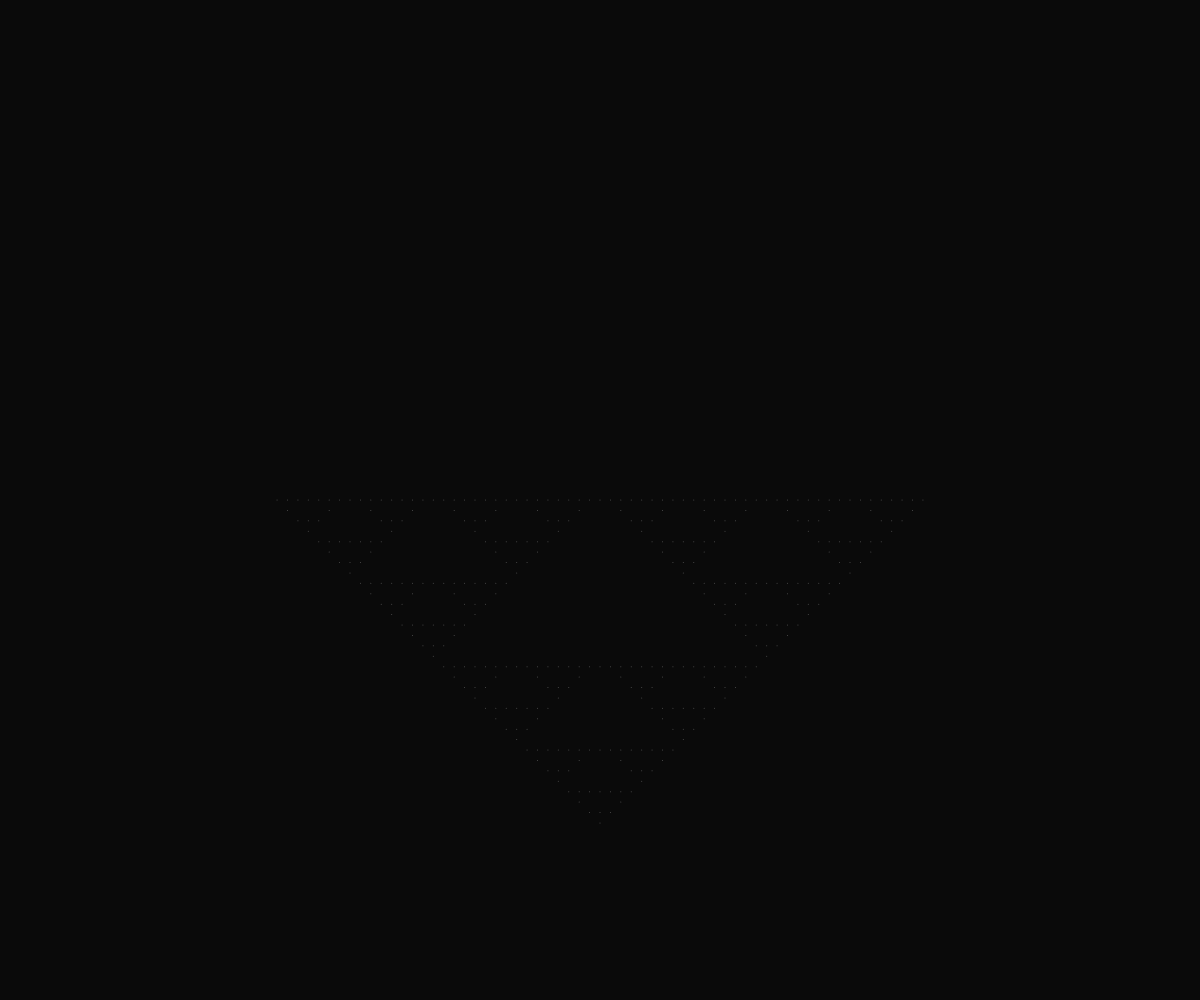
Frame 1 (no input)
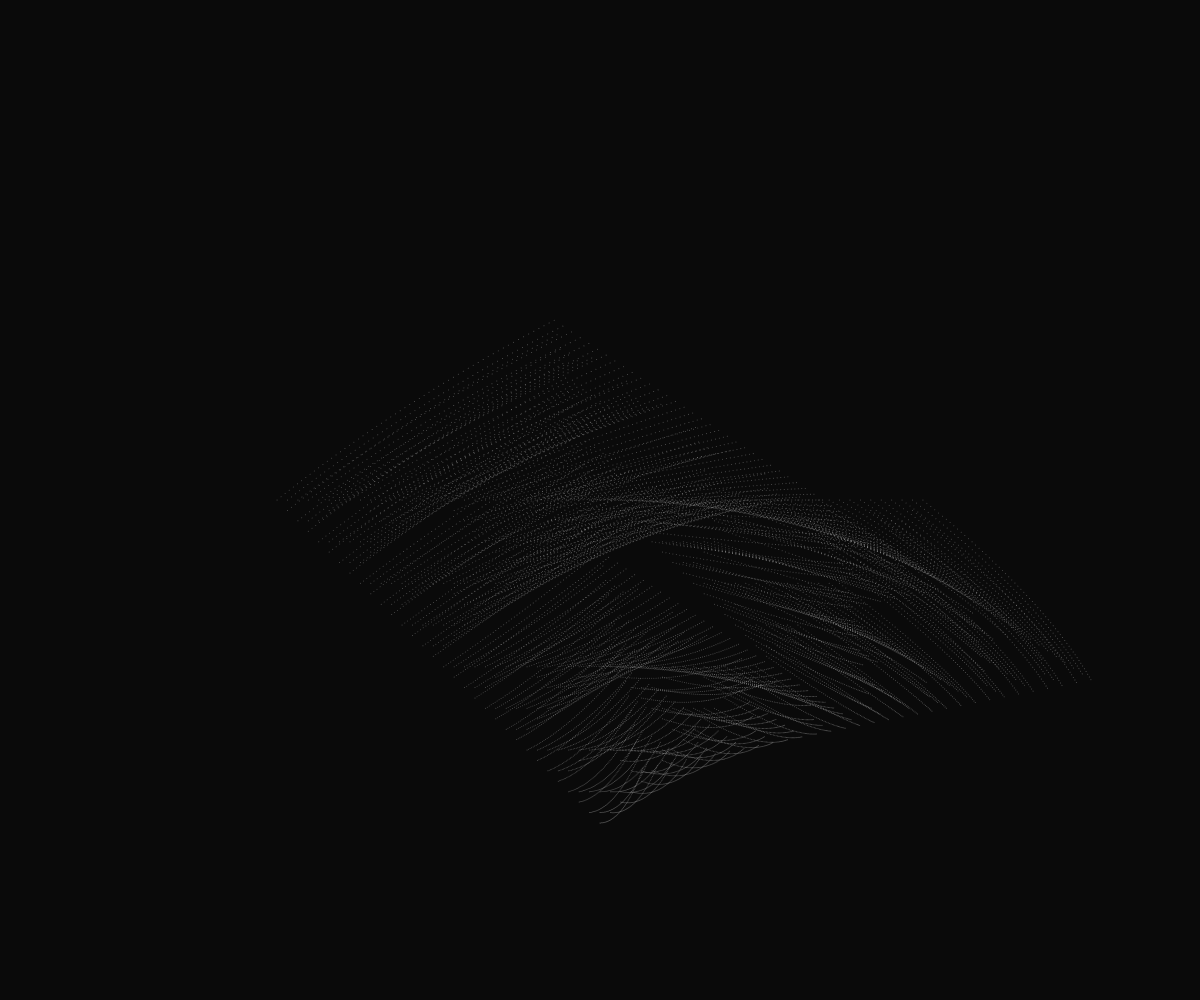
Frame 60 (no input)
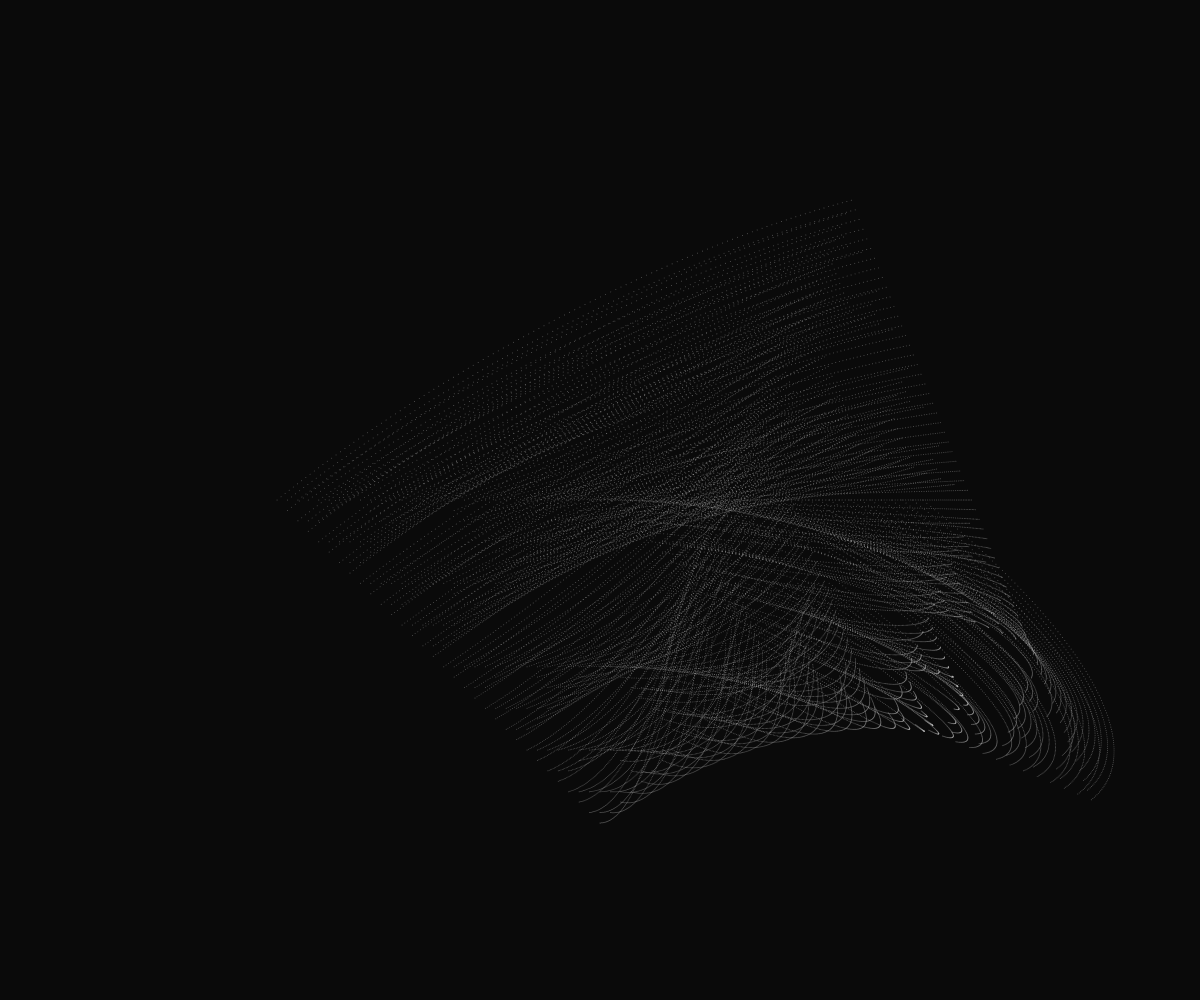
Frame 120 (the mouse pressed at the canvas centre since frame 60)

The p5.js sketch that drew these frames (run headless with seeded random() and noise() and a simulated clock; from frame 60 on, the mouse is pressed at the canvas centre):

// p5.js sketch
// ── sketch.js
// inspiration: https://thecodingtrain.com/CodingChallenges/077-recursion.html
// description: Using a Sierpinski Triangle to draw an orbit path  
// Resize the window to view different orbits
// 22/12/2020

let size;
let angle = 0;

function setup() {
  createCanvas(window.innerWidth, window.innerHeight);
  size = height/3;
  background(10);
}

function draw() {
  stroke(200, 100);
  noFill();

  translate(map(sin(angle), -1, 1, 200, width - 200), height / 2);
  rotate(angle);
  drawPoint(0, 0, size);

  angle += 0.01;

  if (frameCount == 1800){
    noLoop();
  }
}

function drawPoint(x, y, d) {
  point(x, y);
  if (d > 15) {
    let newD = d * 0.5;
    // Sierpinski Triangle
    drawPoint(x + newD, y, newD);
    drawPoint(x - newD, y, newD);
    drawPoint(x, y + newD, newD);
  }
}
